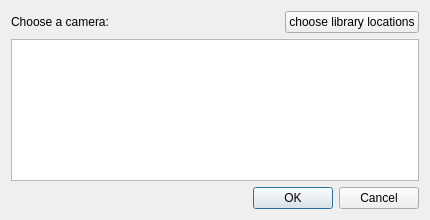
<?xml version="1.0" encoding="UTF-8"?>
<ui version="4.0">
 <class>CameraDialog</class>
 <widget class="QDialog" name="CameraDialog">
  <property name="geometry">
   <rect>
    <x>0</x>
    <y>0</y>
    <width>430</width>
    <height>220</height>
   </rect>
  </property>
  <property name="windowTitle">
   <string>Dialog</string>
  </property>
  <layout class="QVBoxLayout" name="verticalLayout">
   <item>
    <layout class="QHBoxLayout" name="horizontalLayout">
     <item>
      <widget class="QLabel" name="label">
       <property name="text">
        <string>Choose a camera:</string>
       </property>
      </widget>
     </item>
     <item>
      <spacer name="horizontalSpacer">
       <property name="orientation">
        <enum>Qt::Horizontal</enum>
       </property>
       <property name="sizeHint" stdset="0">
        <size>
         <width>40</width>
         <height>20</height>
        </size>
       </property>
      </spacer>
     </item>
     <item>
      <widget class="QPushButton" name="libraryButton">
       <property name="text">
        <string>choose library locations</string>
       </property>
      </widget>
     </item>
    </layout>
   </item>
   <item>
    <widget class="QListView" name="listView"/>
   </item>
   <item>
    <widget class="QDialogButtonBox" name="buttonBox">
     <property name="orientation">
      <enum>Qt::Horizontal</enum>
     </property>
     <property name="standardButtons">
      <set>QDialogButtonBox::Cancel|QDialogButtonBox::Ok</set>
     </property>
     <property name="centerButtons">
      <bool>false</bool>
     </property>
    </widget>
   </item>
  </layout>
 </widget>
 <resources/>
 <connections>
  <connection>
   <sender>buttonBox</sender>
   <signal>accepted()</signal>
   <receiver>CameraDialog</receiver>
   <slot>accept()</slot>
   <hints>
    <hint type="sourcelabel">
     <x>248</x>
     <y>254</y>
    </hint>
    <hint type="destinationlabel">
     <x>157</x>
     <y>274</y>
    </hint>
   </hints>
  </connection>
  <connection>
   <sender>buttonBox</sender>
   <signal>rejected()</signal>
   <receiver>CameraDialog</receiver>
   <slot>reject()</slot>
   <hints>
    <hint type="sourcelabel">
     <x>316</x>
     <y>260</y>
    </hint>
    <hint type="destinationlabel">
     <x>286</x>
     <y>274</y>
    </hint>
   </hints>
  </connection>
 </connections>
</ui>
